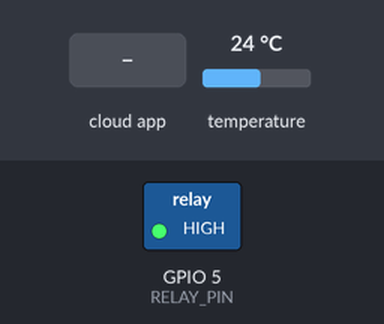
Bench run of a sketch on a simulated ESP32. Shown: switched loads named in the sketch (green lamp = pin HIGH). Inputs (shaded band) come from the test bench; at power-on: temperature 24 °C. WiFi joins after 1.5 s; servers stay silent unless stated; EEPROM starts erased; what the sketch prints to the serial monitor is not drawn.

Above: at 2.7 s.
2.8 s: the phone or cloud app sets 6791be6a113ff42c99b406c2 to 1
At 3.7 s:
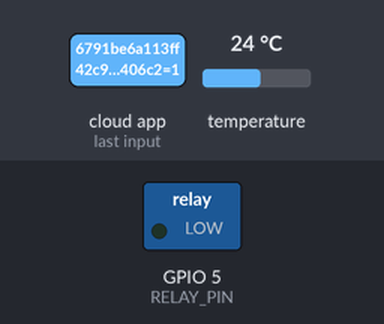
4.3 s: the phone or cloud app sets 6791be6a113ff42c99b406c2 to 0
At 4.9 s:
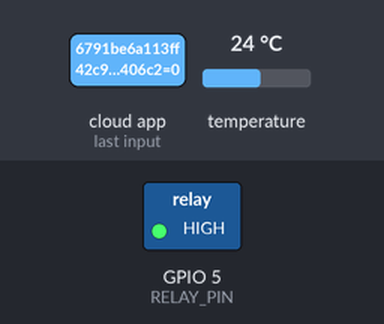
7.2 s: temperature set to 24.5 °C
11.9 s: temperature set to 25.5 °C
At 16.2 s:
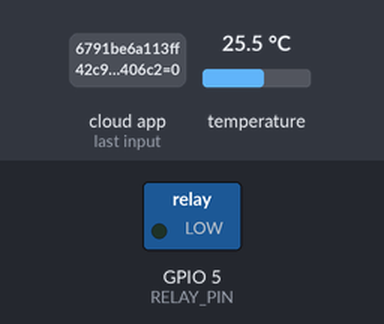
Timing chart, 0 to 17.7 s (numbered marks = the images above; inputs shaded):
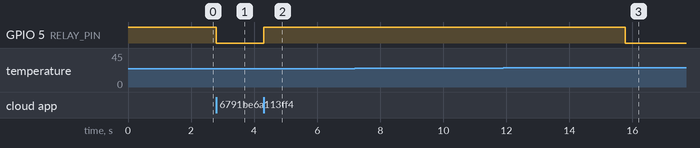

Measured:
- the behaviour switches between 24.9 and 25 °C on temperature (found by bisection; images 2 and 3)
- after the input at 2.8 s, GPIO 5 (RELAY_PIN): HIGH → LOW at once
- after the input at 4.3 s, GPIO 5 (RELAY_PIN): LOW → HIGH at once
- after the input at 7.2 s, every drawn part: stays the same
- after the input at 11.9 s, GPIO 5 (RELAY_PIN): HIGH → LOW after 3.9 s

The sketch:

alexa-iot.ino
```cpp
#include <WiFi.h>
#include <HTTPClient.h>
#include <ArduinoJson.h>
#include <Preferences.h>
#include <WiFiClientSecure.h>
#include <SinricPro.h>
#include <SinricProFan.h>
#include <OneWire.h>
#include <DallasTemperature.h>

Preferences preferences;
String currentSsid;
String currentPassword;

const char* APP_KEY = "60fdc786-f852-4ab6-9c61-8902900bbaa7";
const char* APP_SECRET = "cd26ccb1-7642-4a22-92ba-294a5d5d33d3-fc021500-77b6-4245-bae1-c73e63a7b478";
const char* DEVICE_ID = "6791be6a113ff42c99b406c2";
const char* backendURL = "https://ota-esp32-production.up.railway.app/wifi";

#define RELAY_PIN 5
#define SENSOR_PIN 4
#define TEMPERATURE_ON 25.0
#define TEMPERATURE_OFF 24.0
#define TEMPERATURE_THRESHOLD_TIME 10000

OneWire oneWire(SENSOR_PIN);
DallasTemperature sensors(&oneWire);

bool relayState = false;
bool manualControl = false;
unsigned long lastTempCheck = 0;
unsigned long lastWifiCheck = 0;
unsigned long lastCheckCredentials = 0;
unsigned long temperatureAboveThresholdTime = 0;

void checkCredentialsUpdate() {
  if (WiFi.status() != WL_CONNECTED) return;

  WiFiClientSecure client;
  client.setInsecure();

  HTTPClient http;
  http.begin(client, backendURL);

  if (http.GET() == HTTP_CODE_OK) {
    String payload = http.getString();
    StaticJsonDocument<256> doc;

    if (deserializeJson(doc, payload) == DeserializationError::Ok) {
      String newSsid = doc["ssid"].as<String>();
      String newPassword = doc["password"].as<String>();

      if (newSsid != currentSsid || newPassword != currentPassword) {
        preferences.putString("ssid", newSsid);
        preferences.putString("password", newPassword);
        Serial.println("Novas credenciais gravadas na EEPROM. Reiniciando...");
        delay(1000);
        ESP.restart();
      }
    }
  }
  http.end();
}

bool onPowerState(const String &deviceId, bool &state) {
  relayState = state;
  manualControl = true;
  digitalWrite(RELAY_PIN, relayState ? LOW : HIGH);
  Serial.printf("Ventilador %s (comando Alexa)\n", relayState ? "Ligado" : "Desligado");
  return true;
}

void checkTemperature() {
  if (millis() - lastTempCheck >= 5000) {
    lastTempCheck = millis();
    sensors.requestTemperatures();
    float temperatureC = sensors.getTempCByIndex(0);

    if (temperatureC == DEVICE_DISCONNECTED_C || temperatureC < -50 || temperatureC > 125) {
      Serial.println("Erro ao ler o sensor de temperatura! Verifique a conexão.");
      return;
    }

    Serial.printf("Temperatura: %.2f°C | Estado do Cooler: %s\n", temperatureC, relayState ? "LIGADO" : "DESLIGADO");

    if (temperatureC >= TEMPERATURE_ON) {
      if (!relayState && millis() - temperatureAboveThresholdTime >= TEMPERATURE_THRESHOLD_TIME) {
        relayState = true;
        digitalWrite(RELAY_PIN, LOW);
        Serial.println("✅ Cooler LIGADO automaticamente após 10 segundos de alta temperatura!");
      } else {
        temperatureAboveThresholdTime = millis();
      }
    } else {
      temperatureAboveThresholdTime = 0;
      if (!manualControl) {
        relayState = false;
        digitalWrite(RELAY_PIN, HIGH);
        Serial.println("🔴 Cooler DESLIGADO automaticamente pela temperatura!");
      }
    }
  }
}

void connectToWiFi() {
  preferences.begin("wifi", false);
  currentSsid = preferences.getString("ssid", "iPhone de joão");
  currentPassword = preferences.getString("password", "jvssenha");

  Serial.print("Conectando a ");
  Serial.println(currentSsid);
  WiFi.begin(currentSsid.c_str(), currentPassword.c_str());

  unsigned long startTime = millis();
  while (WiFi.status() != WL_CONNECTED && millis() - startTime < 20000) {
    delay(500);
    Serial.print(".");
  }

  if (WiFi.status() == WL_CONNECTED) {
    Serial.println("\nWiFi conectado!");
  } else {
    Serial.println("\nFalha ao conectar no WiFi!");
  }
}

void reconnectWiFi() {
  if (WiFi.status() != WL_CONNECTED) {
    Serial.println("WiFi desconectado! Tentando reconectar...");
    WiFi.disconnect();
    WiFi.begin(currentSsid.c_str(), currentPassword.c_str());

    unsigned long startAttemptTime = millis();
    while (WiFi.status() != WL_CONNECTED && millis() - startAttemptTime < 10000) {
      delay(500);
      Serial.print(".");
    }

    if (WiFi.status() == WL_CONNECTED) {
      Serial.println("\nWiFi reconectado!");
    } else {
      Serial.println("\nFalha ao reconectar.");
    }
  }
}

void setup() {
  Serial.begin(115200);
  pinMode(RELAY_PIN, OUTPUT);
  digitalWrite(RELAY_PIN, HIGH);

  sensors.begin();
  connectToWiFi();

  Serial.println("Configurando Sinric Pro...");
  SinricPro.begin(APP_KEY, APP_SECRET);
  SinricPro.restoreDeviceStates(true);

  SinricProFan& fan = SinricPro[DEVICE_ID];
  fan.onPowerState(onPowerState);

  Serial.println("Sinric Pro inicializado!");
}

void loop() {
  if (millis() - lastWifiCheck >= 10000) {
    lastWifiCheck = millis();
    reconnectWiFi();
  }

  if (millis() - lastCheckCredentials >= 30000) {
    lastCheckCredentials = millis();
    checkCredentialsUpdate();
  }

  SinricPro.handle();
  checkTemperature();
}
```
